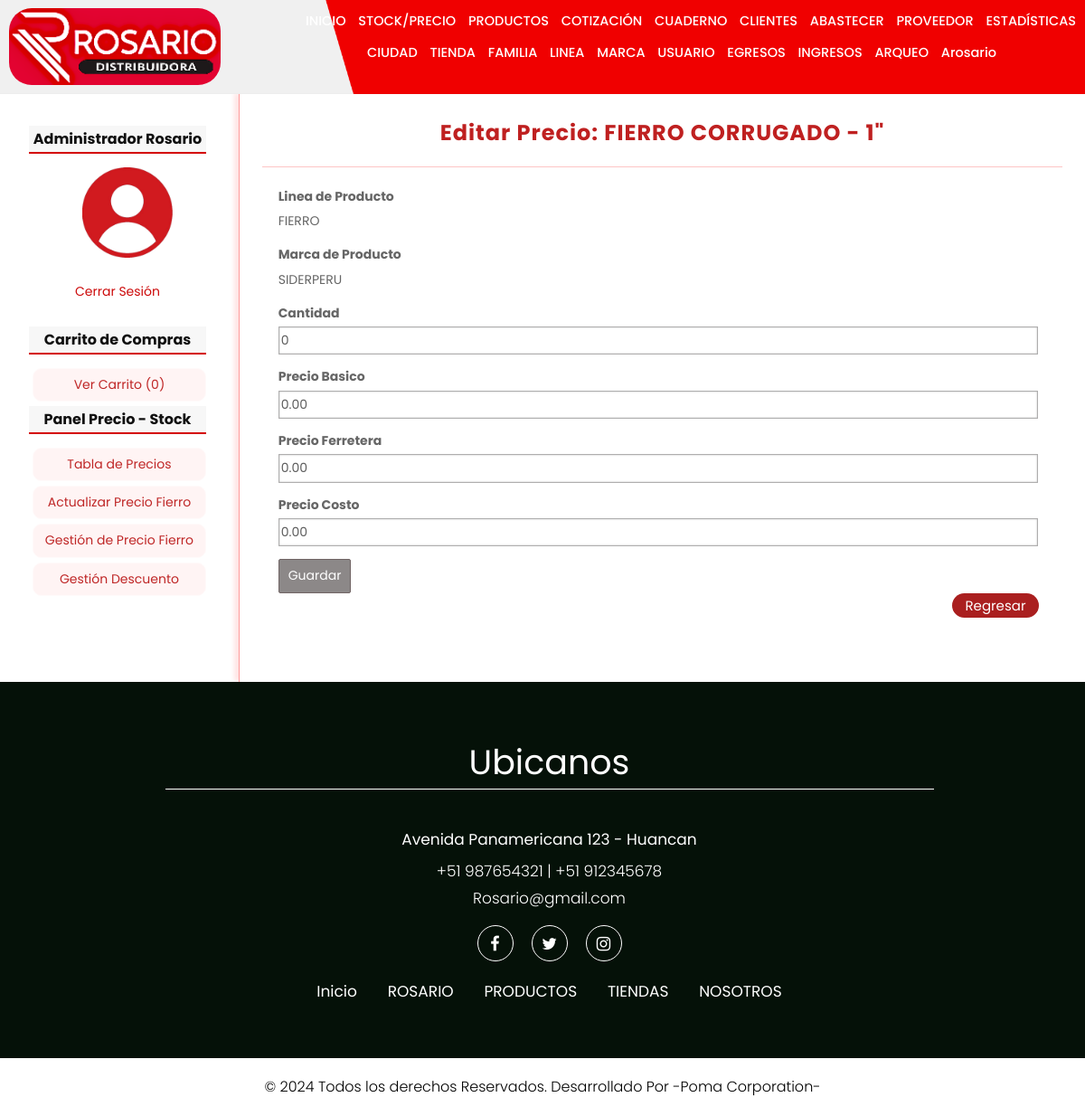
Page /precio/editar&id=1 (signed in) on the earlier database version.
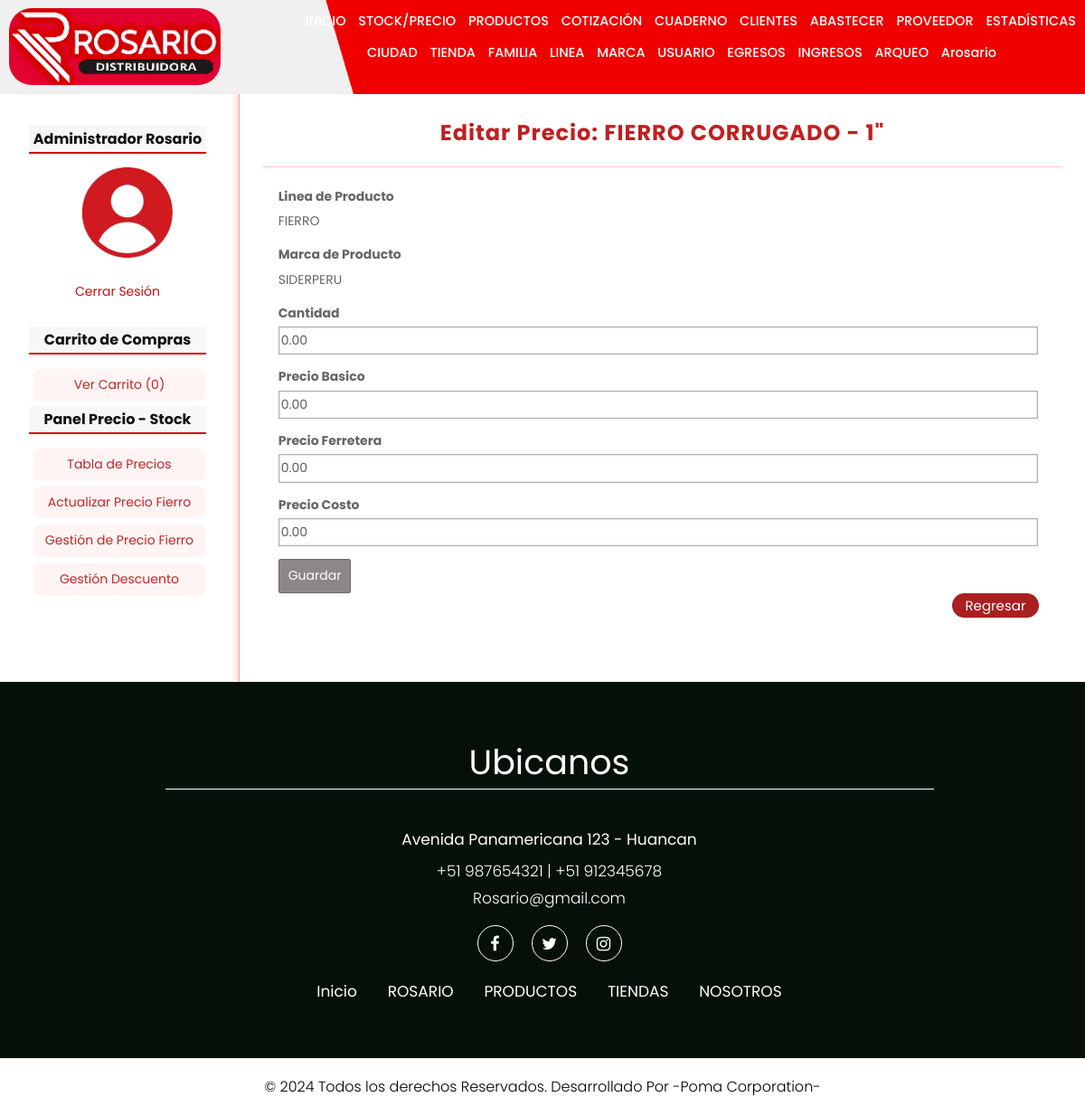
Same page on the later database version.
### tables this page shows
CREATE TABLE producto(
id              INT(255) AUTO_INCREMENT NOT NULL,
id_tienda       INT(255) NOT NULL,
id_familia      INT(255) NOT NULL,
id_linea        INT(255) NOT NULL,
id_marca        INT(255) NOT NULL,
id_descuento    INT(255) NOT NULL,
codigo          char(6),
nombre          VARCHAR(150) NOT NULL,
medida          VARCHAR(100) NOT NULL,
cantidad        FLOAT(100,2) NOT NULL,
paquete         INT(100),
imagen          VARCHAR(255),
preciob         FLOAT(100,2),
preciof         FLOAT(100,2),
precioc         FLOAT(100,2),
est             CHAR(1) NOT NULL,
CONSTRAINT pk_producto PRIMARY KEY(id),
CONSTRAINT fk_producto_tienda FOREIGN KEY(id_tienda) REFERENCES tienda(id),
CONSTRAINT fk_producto_familia FOREIGN KEY(id_familia) REFERENCES familia(id),
CONSTRAINT fk_producto_linea FOREIGN KEY(id_linea) REFERENCES linea(id),
CONSTRAINT fk_producto_marca FOREIGN KEY(id_marca) REFERENCES marca(id),
CONSTRAINT fk_producto_descuento FOREIGN KEY(id_descuento) REFERENCES descuento(id)
);

CREATE TABLE linea(
id              INT(255) AUTO_INCREMENT NOT NULL,
nombre          VARCHAR(150) NOT NULL,
est             char(1) NOT NULL,
CONSTRAINT pk_linea PRIMARY KEY(id)
);

CREATE TABLE marca(
id              INT(255) AUTO_INCREMENT NOT NULL,
nombre          VARCHAR(150) NOT NULL,
est             char(1) NOT NULL,
CONSTRAINT pk_marca PRIMARY KEY(id)
);

### config/db.php (called while the page is built)
<?Php
Class Database{
    public static function connect(){
        $db = new mysqli('localhost', 'root', '', 'ferr_ros_h');
        $db->query("SET NAMES 'utf8'");
        return $db;
    }
}
?>

### models/producto.php (called while the page is built, shortened)
<?Php
class producto{
    private $id;
    private $db;
    public function __construct(){
        $this->db = Database::connect();
    }
    function getId(){
        return $this->id;
    }
    function setId($id){
        $this->id = $id;
    }
    public function getOne_cantiprecio(){
        $producto = $this->db->query("SELECT p.id, p.codigo ,p.nombre, p.medida, p.preciob, p.preciof, p.precioc, p.cantidad, l.nombre as 'linea', m.nombre as 'marca', f.nombre as 'familia' "
                . "FROM producto p "
                . "INNER JOIN familia f ON f.id= p.id_familia "
                . "INNER JOIN linea l ON l.id = p.id_linea "
                . "INNER JOIN marca m ON m.id = p.id_marca "
                . "WHERE p.id = {$this->getId()} ORDER BY id DESC;");
        return $producto->fetch_object();
    }
}
?>

### views/precio/editape.php (the view)
<?Php if(isset($edit) && isset($pre) && is_object($pre)):?>
    <h1>Editar Precio: <?=$pre->nombre?> - <?=$pre->medida?></h1>
    <?Php $url_action = base_url."precio/editcantprec&id=".$pre->id;?>
    <form action="<?=$url_action?>" method="POST" enctype="multipart/form-data">
        <label class="frm">Linea de Producto</label>
        <label for="linea"><?=isset($pre) && is_object($pre) ? $pre->linea : ''; ?></label>
        <label class="frm">Marca de Producto</label>
        <label for="linea"><?=isset($pre) && is_object($pre) ? $pre->marca : ''; ?></label>
        <label class="frm" for="cantidad">Cantidad</label>
        <input type=number type="number" step=any name="cantidad" value="<?=isset($pre) && is_object($pre) ? $pre->cantidad : '0'; ?>" required/>
        <label class="frm" for="preciob">Precio Basico</label>
        <input type=number step=any name="preciob" value="<?=isset($pre) && is_object($pre) ? $pre->preciob : '0'; ?>" required/>
        <label class="frm" for="preciof">Precio Ferretera</label>
        <input type=number step=any name="preciof" value="<?=isset($pre) && is_object($pre) ? $pre->preciof : '0'; ?>" required/>
        <label class="frm" for="precioc">Precio Costo</label>
        <input type=number step=any name="precioc" value="<?=isset($pre) && is_object($pre) ? $pre->precioc : '0'; ?>" required/>
        <input type="submit" value="Guardar">
        <div class="fila-2">
            <a href="<?=base_url?>precio/tabla" class="button extrae-colort">
                Regresar
            </a>
        </div>
    </form>
<?Php endif;?>

Differences in the rows shown:
changed producto "FIERRO CORRUGADO": cantidad "0" → "0.00"
